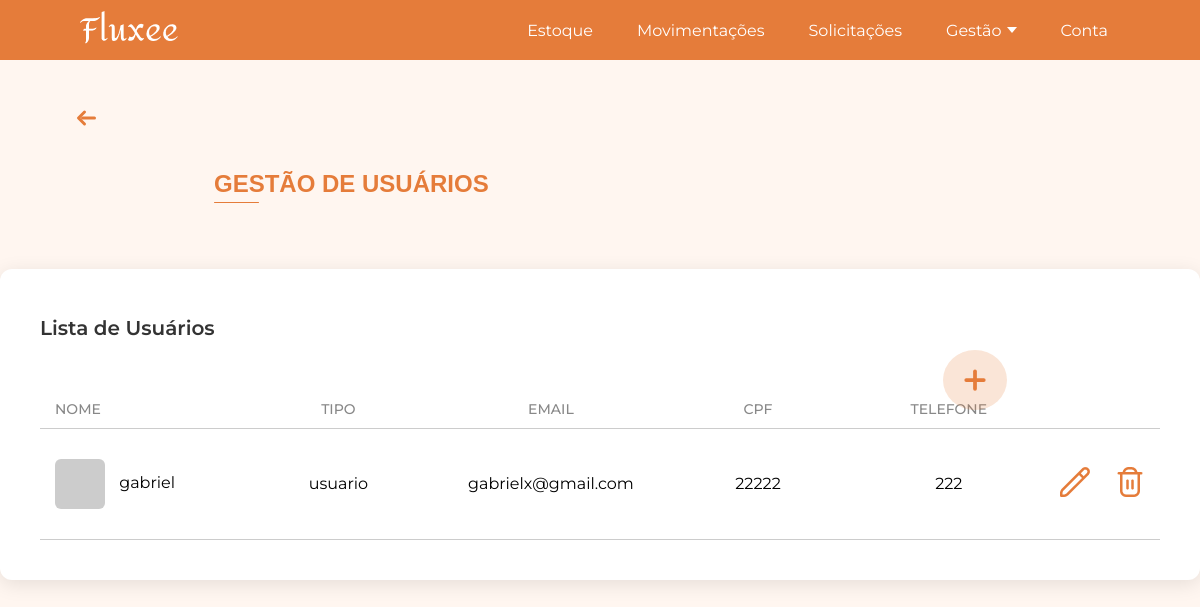
The app's page /usuarios/ (signed in) with its own data.
### app/models.py (models this page shows, shortened)
class User(db.Model, UserMixin):
    id = db.Column(db.Integer, primary_key=True)
    nome = db.Column(db.String(100), nullable=False)
    data_nascimento = db.Column(db.Date, nullable=True)
    genero = db.Column(db.String(20), nullable=True)
    email = db.Column(db.String(120), unique=True, nullable=False)
    cpf = db.Column(db.String(14), unique=True)
    telefone = db.Column(db.String(20), nullable=True)
    tipo_usuario = db.Column(db.String(50), nullable=False, default="usuario")
    senha = db.Column(db.String(200), nullable=False)
    imagem_perfil = db.Column(db.String(200), nullable=True)

### app/view.py (the view)
@app.route('/usuarios/')
@login_required
def usuarios():
    pagina_atual = request.args.get('page', 1, type=int)
    por_pagina = 10
    pagination = User.query.order_by(User.id).paginate(page=pagina_atual, per_page=por_pagina)
    usuarios = pagination.items
    mostrar_paginacao = pagination.pages > 1
    return render_template(
        'usuarios.html',
        usuarios=usuarios,
        pagination=pagination,
        pagina_atual=pagina_atual,
        mostrar_paginacao=mostrar_paginacao
    )

### app/models.py (called while the page is built)
@login_manager.user_loader
def load_user(user_id):
    return User.query.get(int(user_id))

### app/templates/usuarios.html (shortened to what this page needs)
<!DOCTYPE html>
<html lang="pt-BR">
<head>
    <link rel="stylesheet" href="{{ url_for('static', filename='css/gestao_usuarios.css') }}">
</head>
<body>
    {% include 'componentes/alertas/alerta_sucesso.html' %}
    {% include 'componentes/header/header.html' %}
    {% with texto="GESTÃO DE USUÁRIOS" %}
        {% include 'componentes/titulos/titulo.html' %}
    {% endwith %}
    {% include 'componentes/botoes/botao_gestao_add_usuarios.html' %}
    <div class="gestao-container">
        <div class="gestao-box">
            <h2 class="gestao-box-title">Lista de Usuários</h2>
            <div class="gestao-tabela">
                <div class="gestao-cabecalho">
                    <span class="coluna-usuario">NOME</span>
                    <span class="coluna-tipo">TIPO</span>
                    <span class="coluna-email">EMAIL</span>
                    <span class="coluna-cpf">CPF</span>
                    <span class="coluna-telefone">TELEFONE</span>
                </div>
                <div class="linha-titulos"></div>
                {% for u in usuarios %}
                    <div class="gestao-linha linha-dinamica">
                        <span class="linha-usuario">
                            {% if u.imagem_perfil %}
                                <img src="{{ url_for('static', filename='uploads/usuarios/' + u.imagem_perfil) }}"
                                    alt="{{ u.nome }}" class="produto-img">
                            {% else %}
                                <div class="produto-img-placeholder"></div>
                            {% endif %}
                            {{ u.nome }}
                        </span>
                        <span class="linha-tipo">{{ u.tipo_usuario }}</span>
                        <span class="linha-email">{{ u.email }}</span>
                        <span class="linha-cpf">{{ u.cpf }}</span>
                        <span class="linha-telefone">{{ u.telefone }}</span>
                        <span class="linha-acoes">
                            <a href="{{ url_for('editar_usuario', id=u.id) }}" class="btn-edit">
                                <img src="{{ url_for('static', filename='icons/edit.png') }}" alt="editar">
                            </a>
                            <a href="javascript:void(0);"
                            class="btn-delete"
                            data-nome="{{ u.nome }}"
                            data-link="{{ url_for('deletar_usuario', id=u.id) }}">
                                <img src="{{ url_for('static', filename='icons/delete.png') }}" alt="excluir">
                            </a>
                        </span>
                    </div>
                {% endfor %}
            </div>
        </div>
    </div>
</body>
</html>

### app/static/css/gestao_usuarios.css (style rules this page uses)
html, body { margin: 0; padding: 0; font-family: 'Montserrat', Arial, sans-serif; background-color: #FFF6F0; }
.gestao-container { display: flex; justify-content: center; align-items: flex-start; gap: 50px; padding: 50px 0; }
.gestao-box { width: 1850px; background: #fff; border-radius: 12px; box-shadow: 0 4px 20px rgba(0,0,0,0.1); padding-left: 40px; padding-right: 40px; padding-top: 30px; padding-bottom: 40px; box-sizing: border-box; }
.gestao-box-title { font-size: 20px; font-weight: 600; margin-bottom: 50px; color: #333; }
.gestao-linha { display: flex; align-items: center; padding: 12px 0; border-bottom: 1px solid #ccc; height: auto; background: transparent; }
.gestao-linha:last-of-type { margin-bottom: 0; }
.gestao-cabecalho { display: flex; padding: 10px 15px; font-weight: 500; color: #888; font-size: 14px; }
.coluna-usuario { width: 18%; text-align: left; }
.coluna-tipo { width: 16%; text-align: center; }
.coluna-email { width: 23%; text-align: center; }
.coluna-cpf { width: 15%; text-align: center; }
.coluna-telefone { width: 20%; text-align: center; }
.linha-usuario { width: 18%; }
.linha-tipo { width: 16%; text-align: center; }
.linha-email { width: 23%; text-align: center; }
.linha-cpf { width: 15%; text-align: center; }
.linha-telefone { width: 20%; text-align: center; }
.linha-acoes { width: 8%; text-align: right; }
.linha-acoes { display: flex; justify-content: flex-end; align-items: center; gap: 25px; }
.gestao-linha.linha-dinamica { padding: 30px 15px; }
.linha-titulos { width: 100%; height: 1px; background: #ccc; }
.produto-img, .produto-img-placeholder { width: 50px; height: 50px; border-radius: 6px; margin-right: 10px; vertical-align: middle; display: inline-block; }
.produto-img-placeholder { background-color: #ccc; }
.linha-acoes img { width: 30px; height: 30px; cursor: pointer; }

### records on screen
User: nome "gabriel", tipo_usuario "usuario", email "gabrielx@gmail.com", cpf "22222", telefone "222"

### other values on screen
{{ texto }} "GESTÃO DE USUÁRIOS"
